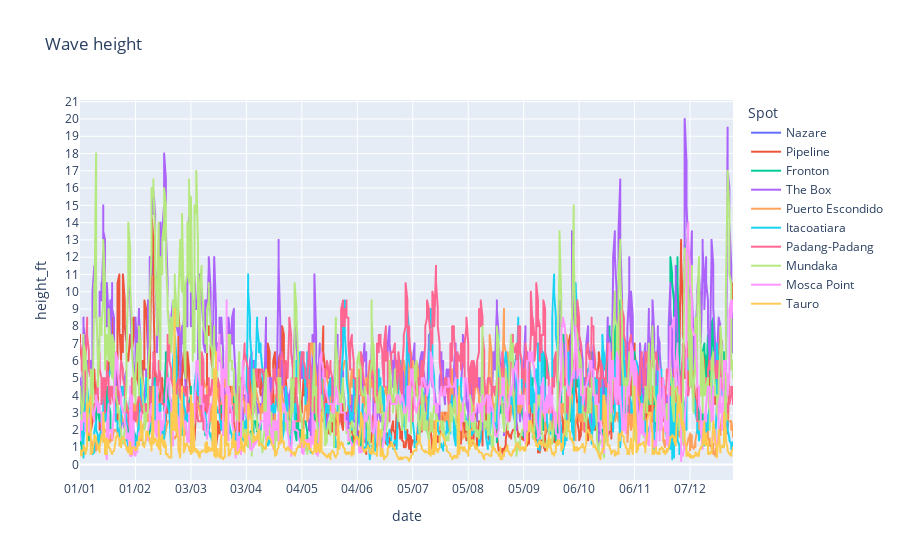

The code cell stored with this chart in its notebook:
### Markdown cell above
NEED to make lineplot visually more appealable... better colours and larger Y axis

### Code cell
fig = px.line(data,x="date", y="height_ft", color="Spot",title="Wave height")
fig.update_xaxes(nticks=12)
fig.update_yaxes(nticks=25)
fig.show()

### Figure 1 — Plotly figure (JSON) as saved in the notebook; plotly's stock layout.template omitted (floating-point values rounded to 4 significant figures; data arrays with more than 128 entries replaced by an {"elided": "..."} marker saying what was removed)
{"data": [{"hovertemplate": "Spot=Nazare<br>date=%{x}<br>height_ft=%{y}<extra></extra>", "legendgroup": "Nazare", "line": {"color": "#636efa", "dash": "solid"}, "marker": {"symbol": "circle"}, "mode": "lines", "name": "Nazare", "showlegend": true, "type": "scattergl", "x": {"elided": "1098 str values"}, "xaxis": "x", "y": {"elided": "1098 float values"}, "yaxis": "y"}, {"hovertemplate": "Spot=Pipeline<br>date=%{x}<br>height_ft=%{y}<extra></extra>", "legendgroup": "Pipeline", "line": {"color": "#EF553B", "dash": "solid"}, "marker": {"symbol": "circle"}, "mode": "lines", "name": "Pipeline", "showlegend": true, "type": "scattergl", "x": {"elided": "1098 str values"}, "xaxis": "x", "y": {"elided": "1098 float values"}, "yaxis": "y"}, {"hovertemplate": "Spot=Fronton<br>date=%{x}<br>height_ft=%{y}<extra></extra>", "legendgroup": "Fronton", "line": {"color": "#00cc96", "dash": "solid"}, "marker": {"symbol": "circle"}, "mode": "lines", "name": "Fronton", "showlegend": true, "type": "scattergl", "x": {"elided": "1098 str values"}, "xaxis": "x", "y": {"elided": "1098 float values"}, "yaxis": "y"}, {"hovertemplate": "Spot=The Box<br>date=%{x}<br>height_ft=%{y}<extra></extra>", "legendgroup": "The Box", "line": {"color": "#ab63fa", "dash": "solid"}, "marker": {"symbol": "circle"}, "mode": "lines", "name": "The Box", "showlegend": true, "type": "scattergl", "x": {"elided": "1098 str values"}, "xaxis": "x", "y": {"elided": "1098 float values"}, "yaxis": "y"}, {"hovertemplate": "Spot=Puerto Escondido<br>date=%{x}<br>height_ft=%{y}<extra></extra>", "legendgroup": "Puerto Escondido", "line": {"color": "#FFA15A", "dash": "solid"}, "marker": {"symbol": "circle"}, "mode": "lines", "name": "Puerto Escondido", "showlegend": true, "type": "scattergl", "x": {"elided": "1098 str values"}, "xaxis": "x", "y": {"elided": "1098 float values"}, "yaxis": "y"}, {"hovertemplate": "Spot=Itacoatiara<br>date=%{x}<br>height_ft=%{y}<extra></extra>", "legendgroup": "Itacoatiara", "line": {"color": "#19d3f3", "dash": "solid"}, "marker": {"symbol": "circle"}, "mode": "lines", "name": "Itacoatiara", "showlegend": true, "type": "scattergl", "x": {"elided": "1098 str values"}, "xaxis": "x", "y": {"elided": "1098 float values"}, "yaxis": "y"}, {"hovertemplate": "Spot=Padang-Padang<br>date=%{x}<br>height_ft=%{y}<extra></extra>", "legendgroup": "Padang-Padang", "line": {"color": "#FF6692", "dash": "solid"}, "marker": {"symbol": "circle"}, "mode": "lines", "name": "Padang-Padang", "showlegend": true, "type": "scattergl", "x": {"elided": "1098 str values"}, "xaxis": "x", "y": {"elided": "1098 float values"}, "yaxis": "y"}, {"hovertemplate": "Spot=Mundaka<br>date=%{x}<br>height_ft=%{y}<extra></extra>", "legendgroup": "Mundaka", "line": {"color": "#B6E880", "dash": "solid"}, "marker": {"symbol": "circle"}, "mode": "lines", "name": "Mundaka", "showlegend": true, "type": "scattergl", "x": {"elided": "1098 str values"}, "xaxis": "x", "y": {"elided": "1098 float values"}, "yaxis": "y"}, {"hovertemplate": "Spot=Mosca Point<br>date=%{x}<br>height_ft=%{y}<extra></extra>", "legendgroup": "Mosca Point", "line": {"color": "#FF97FF", "dash": "solid"}, "marker": {"symbol": "circle"}, "mode": "lines", "name": "Mosca Point", "showlegend": true, "type": "scattergl", "x": {"elided": "1098 str values"}, "xaxis": "x", "y": {"elided": "1098 float values"}, "yaxis": "y"}, {"hovertemplate": "Spot=Tauro<br>date=%{x}<br>height_ft=%{y}<extra></extra>", "legendgroup": "Tauro", "line": {"color": "#FECB52", "dash": "solid"}, "marker": {"symbol": "circle"}, "mode": "lines", "name": "Tauro", "showlegend": true, "type": "scattergl", "x": {"elided": "1098 str values"}, "xaxis": "x", "y": {"elided": "1098 float values"}, "yaxis": "y"}], "layout": {"legend": {"title": {"text": "Spot"}, "tracegroupgap": 0}, "title": {"text": "Wave height"}, "xaxis": {"anchor": "y", "domain": [0, 1], "nticks": 12, "title": {"text": "date"}}, "yaxis": {"anchor": "x", "domain": [0, 1], "nticks": 25, "title": {"text": "height_ft"}}}}
